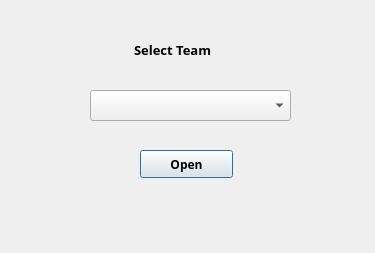
<?xml version="1.0" encoding="UTF-8"?>
<ui version="4.0">
 <class>Dialog</class>
 <widget class="QDialog" name="Dialog">
  <property name="geometry">
   <rect>
    <x>0</x>
    <y>0</y>
    <width>375</width>
    <height>253</height>
   </rect>
  </property>
  <property name="windowTitle">
   <string>Dialog</string>
  </property>
  <widget class="QLabel" name="label">
   <property name="geometry">
    <rect>
     <x>134</x>
     <y>39</y>
     <width>121</width>
     <height>21</height>
    </rect>
   </property>
   <property name="font">
    <font>
     <family>Lucida Fax</family>
     <pointsize>10</pointsize>
     <weight>75</weight>
     <bold>true</bold>
    </font>
   </property>
   <property name="text">
    <string>Select Team</string>
   </property>
  </widget>
  <widget class="QComboBox" name="open_cb">
   <property name="geometry">
    <rect>
     <x>90</x>
     <y>90</y>
     <width>201</width>
     <height>31</height>
    </rect>
   </property>
  </widget>
  <widget class="QPushButton" name="openbtn">
   <property name="geometry">
    <rect>
     <x>140</x>
     <y>150</y>
     <width>93</width>
     <height>28</height>
    </rect>
   </property>
   <property name="font">
    <font>
     <family>Lucida Fax</family>
     <weight>75</weight>
     <bold>true</bold>
    </font>
   </property>
   <property name="text">
    <string>Open</string>
   </property>
  </widget>
 </widget>
 <resources/>
 <connections/>
</ui>
